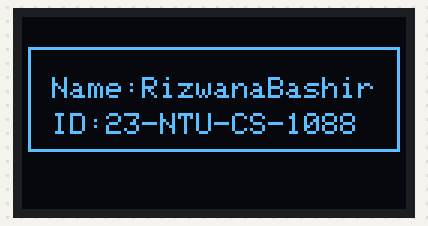
Bench run of a program on a simulated ESP32. Shown: 128×64 one-colour display.

Above: at 0.1 s.

The program:

main.cpp
```cpp
#include <Arduino.h>

#include <Wire.h>
#include <Adafruit_GFX.h>
#include <Adafruit_SSD1306.h>

// ---- OLED setup ----
#define SCREEN_WIDTH 128
#define SCREEN_HEIGHT 64
#define OLED_ADDR 0x3C

Adafruit_SSD1306 display(SCREEN_WIDTH, SCREEN_HEIGHT, &Wire, -1);

void setup() {
  Wire.begin(21, 22); // ESP32 default I2C pins (SDA=21, SCL=22)

  if (!display.begin(SSD1306_SWITCHCAPVCC, OLED_ADDR)) {
    for (;;); // Halt if OLED not found
  }

  display.clearDisplay();

  // ---- Text setup ----
  display.setTextColor(SSD1306_WHITE);
  display.setTextSize(1); // Keep small so text fits

  // ---- Coordinates for text ----
  int16_t x = 10;   // left margin
  int16_t y = 20;   // top position

  // ---- Print name and ID ----
  display.setCursor(x, y);
  display.println("Name:RizwanaBashir");
  display.setCursor(x, y + 12);  // move down one line
  display.println("ID:23-NTU-CS-1088");

  // ---- Draw a rectangle around both lines ----
  // x, y, width, height
  display.drawRect(2, 10, 124, 35, SSD1306_WHITE);


  display.display();
}

void loop() {
  // Nothing here
}
```
